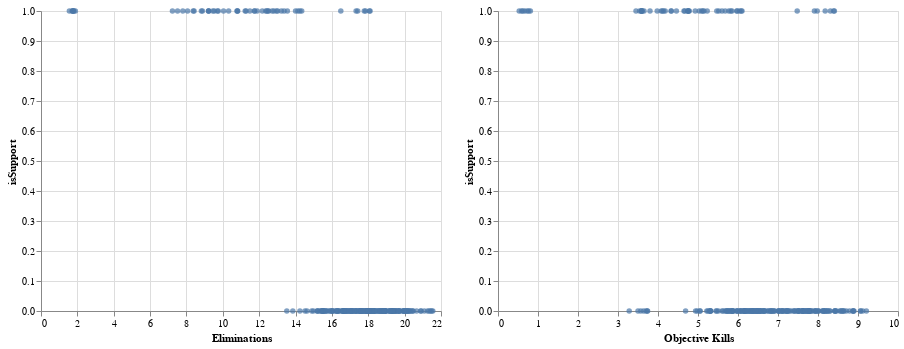

Write notebook code for a chart like this one.
### Code cell
c5|c6

### Figure 1 — Vega-Lite specification as saved in the notebook (floating-point values rounded to 4 significant figures; data arrays with more than 128 entries replaced by an {"elided": "..."} marker saying what was removed)
{"config": {"view": {"continuousWidth": 400, "continuousHeight": 300}}, "hconcat": [{"mark": "circle", "encoding": {"x": {"field": "Eliminations", "type": "quantitative"}, "y": {"field": "isSupport", "type": "quantitative"}}}, {"mark": "circle", "encoding": {"x": {"field": "Objective Kills", "type": "quantitative"}, "y": {"field": "isSupport", "type": "quantitative"}}}], "data": {"name": "data-fe4e02e845445b6e1d01961f13300fd4"}, "$schema": "https://vega.github.io/schema/vega-lite/v4.17.0.json", "datasets": {"data-fe4e02e845445b6e1d01961f13300fd4": {"elided": "252 records"}}}
